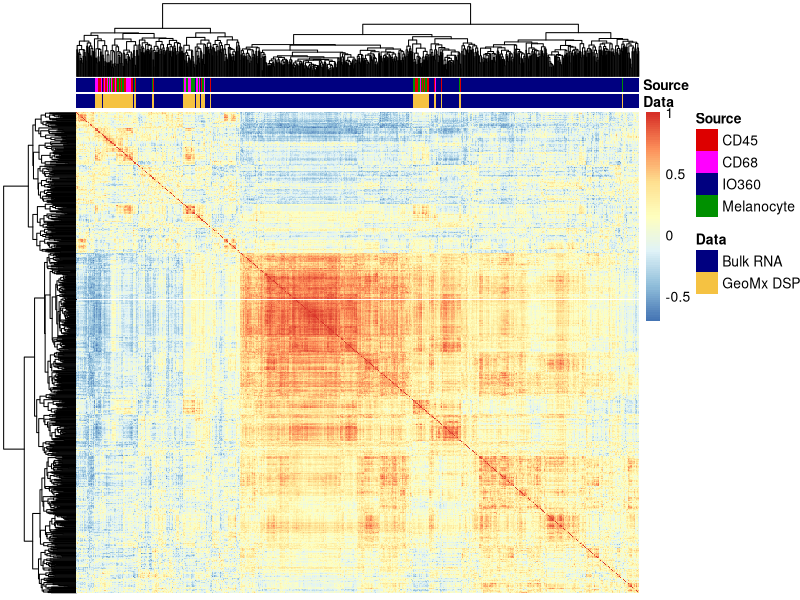
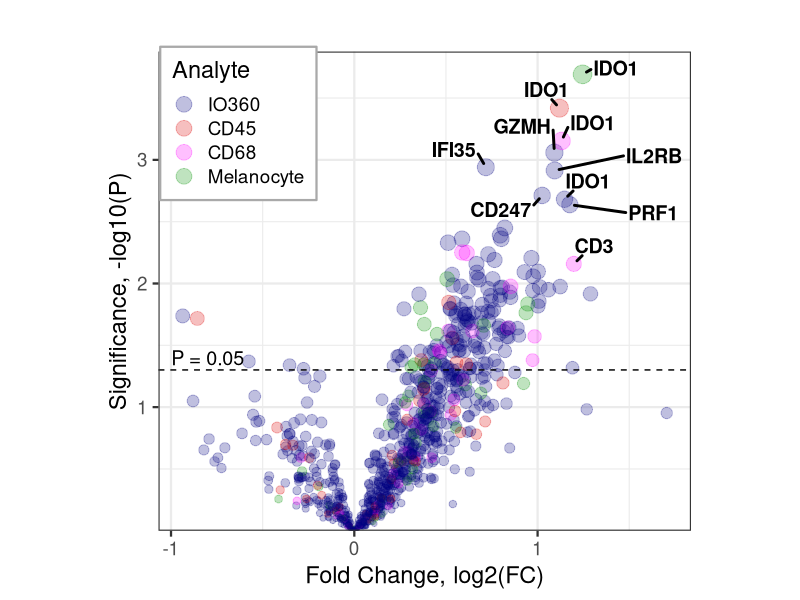
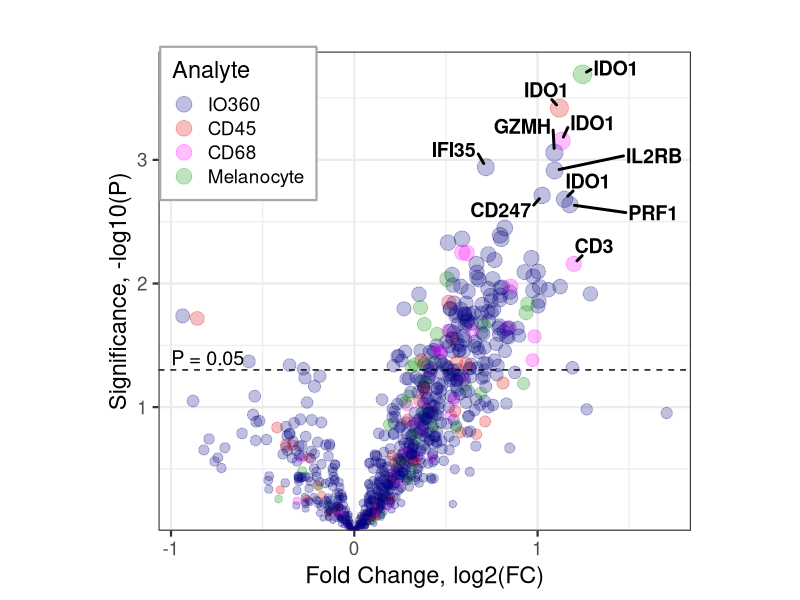
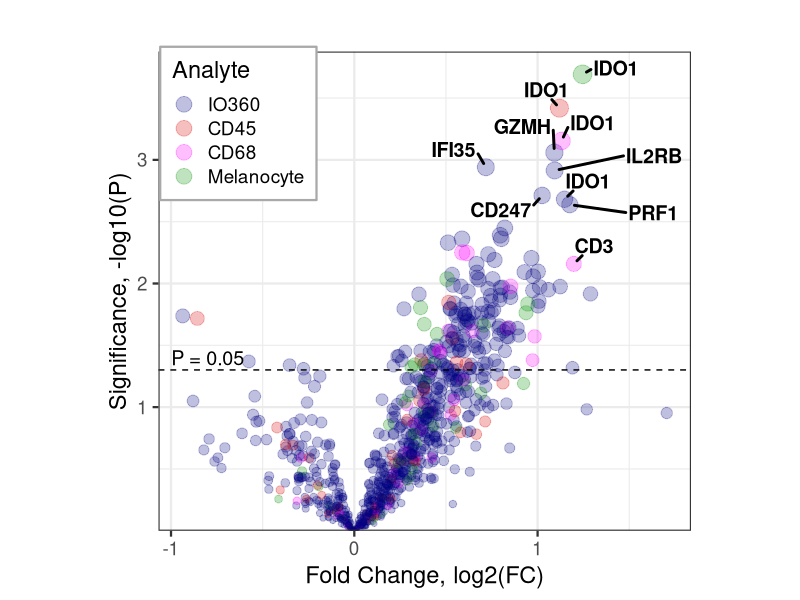
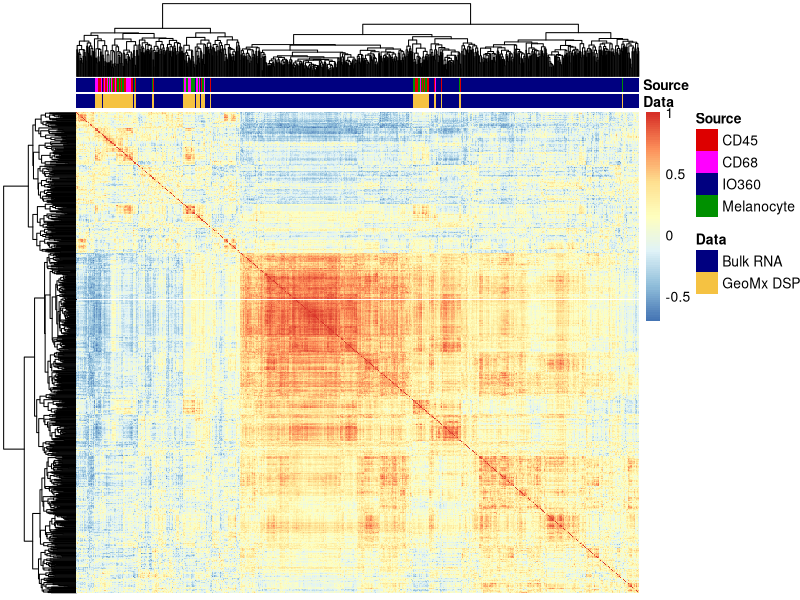
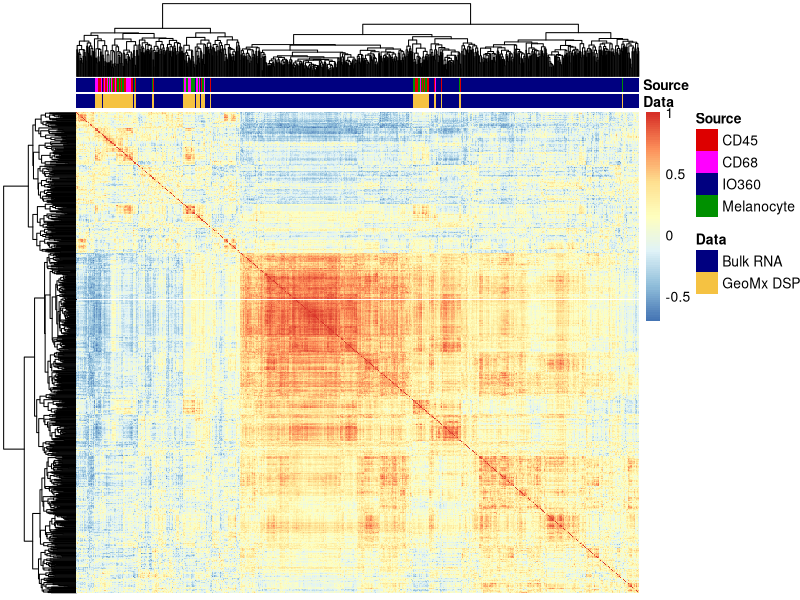

The R script that drew these images, in order:
##########################################
# Collaboration: TSCOL_0137
#   Senior PI: David Rimm
#   Lead Investigator: Ioannis Vathiotis
# Jason Reeves

# Copyright (C) 2020, NanoString Technologies, Inc.
#
# This program is free software: you can redistribute it and/or modify it under
# the terms of the GNU General Public License as published by the Free Software
# Foundation, either version 3 of the License, or (at your option) any later
# version.
#
# This program is distributed in the hope that it will be useful, but WITHOUT
# ANY WARRANTY; without even the implied warranty of MERCHANTABILITY or FITNESS
# FOR A PARTICULAR PURPOSE.  See the GNU General Public License for more
# details.
#
# You should have received a copy of the GNU General Public License along with
# this program.  If not, see https://www.gnu.org/licenses/.

# Inputs needed: graphing_adjusted_log2_expression_data_WITH DSP.xlsx
##########################################

##########################################
# Libraries
##########################################
library(readxl)
library(ggplot2)
library(ggrepel)
library(pheatmap)

##########################
#### Custom Functions ####

# mean_geo: compute the geometric mean of linear count data
mean_geo <- function(x,
                     na.rm=TRUE) {
  exp(sum(log(x[x > 0]), na.rm=na.rm) / length(x))
}

######################
#### Data Loading ####

#### 0.1: Load data ####
annot <- as.data.frame(read_xlsx(path = 'graphing_adjusted_log2_expression_data_WITH DSP.xlsx',
                                 sheet = 5))
targetannot <- as.data.frame(read_xlsx(path = 'graphing_adjusted_log2_expression_data_WITH DSP.xlsx',
                                       sheet = 6))
targetannot <- targetannot[,1:7]
data <- as.data.frame(read_xlsx(path = 'graphing_adjusted_log2_expression_data_WITH DSP.xlsx',
                                sheet = 2))
rownames(data) <- data$Target
data <- data[,-1]

#### 0.2: transform DSP data & update annotations ####
data[targetannot$Overall == 'DSP',] <- log2(data[targetannot$Overall == 'DSP',])
annot$Response.NS <- factor(annot$Response.NS, levels = c('NR','R'))
targetannot$run <- ifelse(grepl('2nd_run_', rownames(data)),'Run 2',
                          ifelse(targetannot$Overall == 'IO360',
                                 'Bulk','Run 1'))

#### 0.3: mean center expression from DSP runs ####
data_orig <- data
targetannot_orig <- targetannot
dsp_genes <- sort(targetannot$Gene[targetannot$run == 'Run 1' & targetannot$Source == 'CD45'])
for(comp in c('CD45','CD68','Melanocyte')) {
  mean_df <- matrix(data = NA, nrow = length(dsp_genes), ncol = ncol(data),
                    dimnames = list(row = dsp_genes, col = colnames(data)))
  for(g in dsp_genes) {
    r1 <- data[targetannot$Gene == g & targetannot$run == 'Run 1' & targetannot$Source == comp, ]
    r2 <- data[targetannot$Gene == g & targetannot$run == 'Run 2' & targetannot$Source == comp, ]
    rep_mean <- colMeans(rbind(r1, r2), na.rm = T)
    mean_df[g, ] <- rep_mean
  }
  rownames(mean_df) <- paste0('Mean_',dsp_genes,'_',comp)
  mean_ann <- targetannot[targetannot$Source == comp & targetannot$run == 'Run 1', ]
  mean_ann$run <- 'Mean DSP'
  mean_ann$Gene <- dsp_genes
  mean_ann$Target <- paste0('Mean_',dsp_genes,'_',comp)
  targetannot <- rbind(targetannot, mean_ann)
  data <- rbind(data, mean_df)
}

rm(list = c('mean_df','mean_ann','r1','r2','rep_mean'))

##############################################
#### Section 1: DE of IO 360 and DSP data ####

#### 1.1 Response Analysis (Univariate) ####
# build data tables and run univariate analysis
out_R <- data.frame(target = targetannot$Target)
out_R$pval <- unlist(apply(data, 1, function(x) {
  mod <- lm(formula = unlist(x) ~ annot$Response.NS)
  coef(summary(mod))[2,4]
}))
out_R$FC <- unlist(apply(data, 1, function(x) {
  mod <- lm(formula = unlist(x) ~ annot$Response.NS)
  coef(summary(mod))[2,1]
}))

# merge with annotations
out_R <- merge(out_R, targetannot, by.x = 1, by.y = 1)
out_R$Source <- factor(out_R$Source, levels = c('IO360','CD45','CD68','Melanocyte'))

#### 1.2 Graph Objective Response DE Results ####
OR_VP <- ggplot(subset(out_R, run %in% c('Bulk','Mean DSP')),
                aes(x = FC, y = -log10(pval),
                    color = Source, size = -log10(pval),
                    label = Gene)) +
  geom_point(alpha = 0.25) +
  theme_bw(base_size = 17) +
  labs(title = '', y = 'Significance, -log10(P)', x = 'Fold Change, log2(FC)') +
  scale_y_continuous(expand = expansion(mult = c(0, 0.05))) +
  geom_text_repel(data = subset(out_R, run %in% c('Bulk','Mean DSP') &
                                  abs(FC) > 0.25 & pval < 0.01),
                  color = 'black', size = 5, fontface = 'bold',
                  segment.size = 1, box.padding = .45, min.segment.length = .1,
                  point.padding = .3) +
  scale_color_manual(values = c(CD45 = '#DD0000',
                                CD68 = '#FF00FF',
                                Melanocyte = '#009000',
                                IO360 = '#000080')) +
  guides(color = guide_legend(title = 'Analyte', override.aes = list(size = 5)), size = FALSE) +
  geom_hline(yintercept = -log10(0.05), lty = 'dashed', color = 'black') +
  annotate(geom = 'text', x = -.8, y = 1.4, label = 'P = 0.05', size = 5) +
  theme(legend.position = c(0.15,0.85), aspect.ratio = 0.9,
        legend.background = element_rect(color = 'darkgray', fill = 'white'))

#### 1.3 Save DE Results ####
ggsave(OR_VP, filename = 'OR_VolcanoPlot.tiff', width = 8, height = 8, dpi = 300)
ggsave(OR_VP, filename = 'OR_VolcanoPlot.svg', width = 8, height = 8, dpi = 300)
ggsave(OR_VP, filename = 'OR_volcanoPlot.jpg', width = 8, height = 8, dpi = 300)

#############################
#### 2.0 Correlation Map ####

#### 2.1: correlation heatmap of genes * genes ####
gene_cor <- cor(t(data[targetannot$run %in% c('Bulk','Mean DSP'), ]), method = 'spearman', use = 'complete')
gene_ann <- data.frame(Source = as.character(targetannot$Source)[targetannot$run %in% c('Bulk','Mean DSP')],
                       D = as.character(targetannot$run)[targetannot$run %in% c('Bulk','Mean DSP')])
gene_ann$Data <- ifelse(gene_ann$D == 'Bulk', 'Bulk RNA', 'GeoMx DSP')
rownames(gene_ann) <- rownames(gene_cor)
cor_heat <- pheatmap(gene_cor,
         annotation_col = gene_ann[,c('Data','Source')],
         show_rownames = F, show_colnames = F,
         clustering_method = 'average',
         annotation_colors = list(Data = c(`Bulk RNA` = '#000080',`GeoMx DSP` = '#F5C242'),
                                  Source = c(CD45 = '#DD0000', CD68 = '#FF00FF',
                                             IO360 = '#000080', Melanocyte = '#009000')))

#### 2.2: Save Files ####
jpeg(filename = 'CorrelationMap.jpg', width = 8, height = 6, units = 'in', res = 300)
grid::grid.newpage()
grid::grid.draw(cor_heat$gtable)
dev.off()

svg(filename = 'CorrelationMap.svg', width = 8, height = 6)
grid::grid.newpage()
grid::grid.draw(cor_heat$gtable)
dev.off()

########################################
#### 3: Save Workspace Environments ####

out_Surv <- out_R
rm(list = c('comp','cor_heat','dsp_genes','g','gene_ann','gene_cor','mean_geo',
            'OR_VP','out_R','data_orig','targetannot_orig'))
save.image(file = 'TSCOL_0137_Initialized.Rdata')
